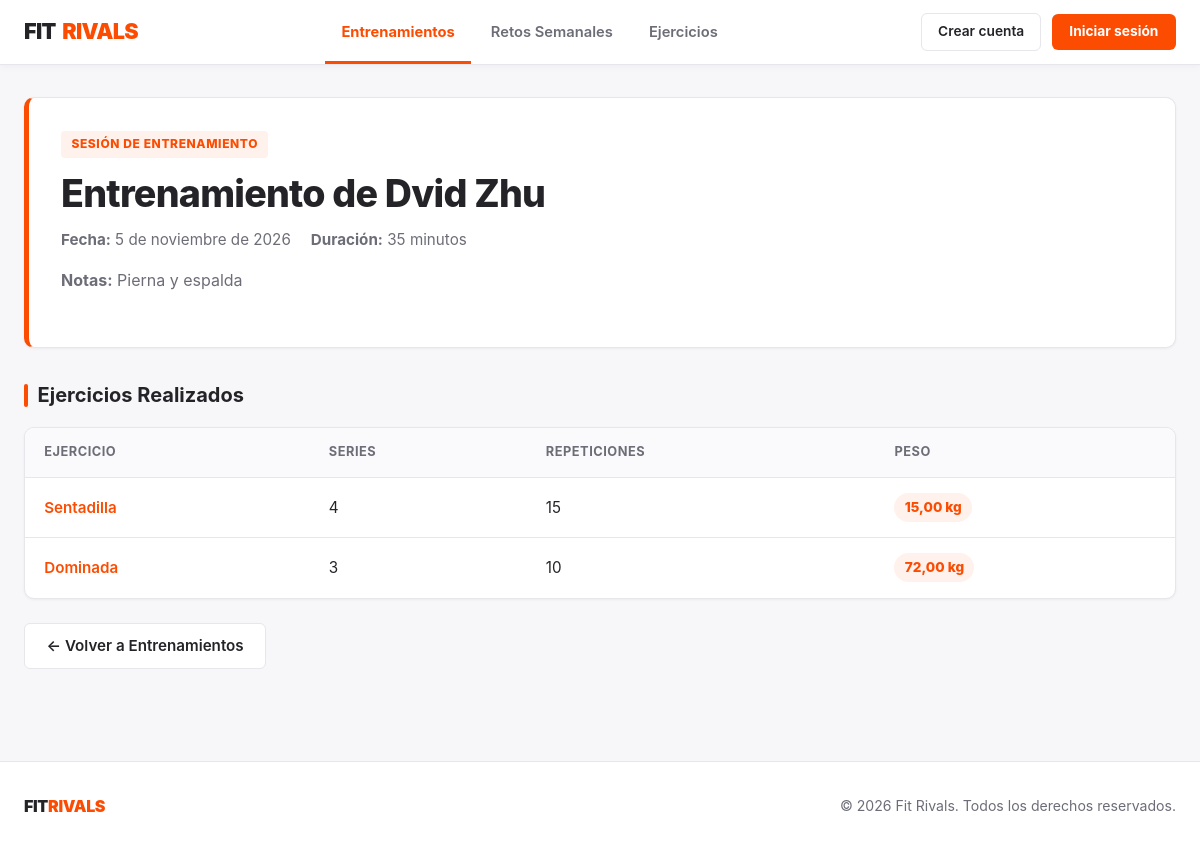
Screenshot of /entrenamientos/2/ with the database file from the repository.
### FitrivalsApp/models.py (models this page shows, shortened)
class Entrenamiento(models.Model):
    usuario = models.ForeignKey(Usuario, on_delete=models.CASCADE, related_name='entrenamientos')
    fecha = models.DateField()
    duracion_minutos = models.PositiveIntegerField(help_text="Duración en minutos")
    notas = models.TextField(blank=True, null=True)
    ejercicios = models.ManyToManyField(Ejercicio, through='EntrenamientoEjercicio')

class Usuario(models.Model):
    nombre = models.CharField(max_length=100, unique=True)
    email = models.EmailField(unique=True)
    password = models.CharField(max_length=128)
    fecha_alta = models.DateField(auto_now_add=True)
    puntos = models.IntegerField(default=0)

class EntrenamientoEjercicio(models.Model):
    entrenamiento = models.ForeignKey(Entrenamiento, on_delete=models.CASCADE)
    ejercicio = models.ForeignKey(Ejercicio, on_delete=models.CASCADE)
    series = models.PositiveIntegerField(default=3)
    repeticiones = models.PositiveIntegerField(default=10)
    peso_kg = models.DecimalField(max_digits=5, decimal_places=2, help_text="Peso en kg")

class Ejercicio(models.Model):
    GRUPOS_MUSCULARES = [
        ('PECHO', 'Pecho'),
        ('ESPALDA', 'Espalda'),
        ('PIERNA', 'Pierna'),
        ('BRAZOS', 'Brazos'),
        ('HOMBROS', 'Hombros'),
        ('CORE', 'Core'),
    ]
    DIFICULTAD_CHOICES = [
        ('FACIL', 'Fácil'),
        ('INTERMEDIO', 'Intermedio'),
        ('AVANZADO', 'Avanzado'),
    ]
    nombre = models.CharField(max_length=100)
    grupo_muscular = models.CharField(max_length=20, choices=GRUPOS_MUSCULARES)
    dificultad = models.CharField(max_length=20, choices=DIFICULTAD_CHOICES)

### FitrivalsApp/views.py (the view)
# urls.py: path('entrenamientos/<int:pk>/', views.detalle_entrenamiento, name='detalle_entrenamiento'),
def detalle_entrenamiento(request, pk):
    entrenamiento = get_object_or_404(Entrenamiento, pk=pk)
    return render(request, 'entrenamientos/detalle.html', {'entrenamiento': entrenamiento})

### FitrivalsApp/templates/entrenamientos/detalle.html (shortened to what this page needs)
{% extends 'base.html' %}
{% block content %}
    <div class="hero-card">
        <span class="badge-orange">Sesión de Entrenamiento</span>
        <h1>Entrenamiento de {{ entrenamiento.usuario.nombre }}</h1>
        <div class="meta-datos">
            <span><strong>Fecha:</strong> {{ entrenamiento.fecha }}</span>
            <span><strong>Duración:</strong> {{ entrenamiento.duracion_minutos }} minutos</span>
        </div>
        <p><strong>Notas:</strong> {{ entrenamiento.notas|default:"Sin notas" }}</p>
    </div>
    <h2>Ejercicios Realizados</h2>
    <div class="strava-table-wrapper">
        <table class="strava-table">
            <thead>
                <tr>
                    <th>Ejercicio</th>
                    <th>Series</th>
                    <th>Repeticiones</th>
                    <th>Peso</th>
                </tr>
            </thead>
            <tbody>
                {% for item in entrenamiento.entrenamientoejercicio_set.all %}
                    <tr>
                        <td>
                            <a href="{% url 'detalle_ejercicio' item.ejercicio.pk %}">
                                {{ item.ejercicio.nombre }}
                            </a>
                        </td>
                        <td>{{ item.series }}</td>
                        <td>{{ item.repeticiones }}</td>
                        <td><span class="points-badge">{{ item.peso_kg }} kg</span></td>
                    </tr>
                {% empty %}
                    <tr>
                        <td colspan="4">No hay ejercicios detallados en esta sesión.</td>
                    </tr>
                {% endfor %}
            </tbody>
        </table>
    </div>
    <div class="detalle-acciones">
        <a href="{% url 'lista_entrenamientos' %}" class="btn-secondary-strava">← Volver a Entrenamientos</a>
    </div>
{% endblock %}

### FitrivalsApp/static/css/estilos.css (style rules this page uses)
:root { --strava-orange: #FC4C02; --strava-orange-hover: #E34402; --strava-orange-soft: rgba(252, 76, 2, 0.08); --bg-page: #F7F7FA; --bg-white: #FFFFFF; --text-dark: #242428; --text-muted: #6D6D78; --border-light: #E6E6EB; --radius: 10px; --shadow-sm: 0 1px 3px rgba(0, 0, 0, 0.05); --shadow-md: 0 4px 14px rgba(0, 0, 0, 0.07); }
*, *::before, *::after { box-sizing: border-box; }
html, body { margin: 0; padding: 0; min-height: 100%; background-color: var(--bg-page); color: var(--text-dark); font-family: "Inter", system-ui, -apple-system, "Segoe UI", Roboto, Helvetica, Arial, sans-serif; font-size: 1rem; line-height: 1.55; -webkit-font-smoothing: antialiased; }
h1 { margin: 0 0 0.75rem; font-size: clamp(1.75rem, 4vw, 2.35rem); font-weight: 800; line-height: 1.2; letter-spacing: -0.02em; color: var(--text-dark); }
h2 { display: flex; align-items: center; gap: 0.6rem; margin: 2rem 0 1rem; font-size: 1.25rem; font-weight: 700; color: var(--text-dark); }
h2::before { content: ""; width: 4px; height: 1.15em; border-radius: 2px; background-color: var(--strava-orange); }
a { color: var(--strava-orange); font-weight: 600; text-decoration: none; transition: color 0.15s ease; }
.btn-secondary-strava { display: inline-flex; align-items: center; justify-content: center; gap: 0.45rem; padding: 0.65rem 1.35rem; background-color: var(--bg-white); color: var(--text-dark); font-size: 0.95rem; font-weight: 600; border: 1px solid var(--border-light); border-radius: 6px; cursor: pointer; text-decoration: none; transition: border-color 0.15s ease, background-color 0.15s ease; }
.hero-card { background-color: var(--bg-white); border: 1px solid var(--border-light); border-left: 5px solid var(--strava-orange); border-radius: var(--radius); padding: 2rem; box-shadow: var(--shadow-sm); }
.badge-orange { display: inline-block; padding: 0.25rem 0.65rem; margin-bottom: 0.85rem; background-color: var(--strava-orange-soft); color: var(--strava-orange); font-size: 0.75rem; font-weight: 800; letter-spacing: 0.05em; border-radius: 4px; text-transform: uppercase; }
.hero-card p { margin: 0 0 1.4rem; color: var(--text-muted); max-width: 650px; }
.strava-table-wrapper { background-color: var(--bg-white); border: 1px solid var(--border-light); border-radius: var(--radius); overflow-x: auto; box-shadow: var(--shadow-sm); }
.strava-table { width: 100%; border-collapse: collapse; text-align: left; font-size: 0.95rem; }
.strava-table th { padding: 0.9rem 1.2rem; background-color: #FAFAFC; border-bottom: 1px solid var(--border-light); color: var(--text-muted); font-size: 0.8rem; font-weight: 700; text-transform: uppercase; letter-spacing: 0.04em; }
.strava-table td { padding: 0.95rem 1.2rem; border-bottom: 1px solid var(--border-light); color: var(--text-dark); }
.strava-table tr:last-child td { border-bottom: none; }
.points-badge { display: inline-block; padding: 0.25rem 0.65rem; background-color: var(--strava-orange-soft); color: var(--strava-orange); font-weight: 800; font-size: 0.85rem; border-radius: 999px; }
.meta-datos { display: flex; flex-wrap: wrap; gap: 1.25rem; margin: 0.75rem 0 1rem; color: var(--text-muted); font-size: 0.95rem; }
.detalle-acciones { display: flex; flex-wrap: wrap; gap: 0.75rem; margin-top: 1.5rem; }

### FitrivalsApp/static/css/header-footer.css (style rules this page uses)
:root { --strava-orange: #FC4C02; --strava-orange-hover: #E34402; --strava-orange-soft: rgba(252, 76, 2, 0.08); --bg-page: #F7F7FA; --bg-white: #FFFFFF; --text-dark: #242428; --text-muted: #6D6D78; --border-light: #E6E6EB; }

### rows the page displays
Entrenamiento: usuario.nombre "Dvid Zhu", fecha "5 de noviembre de 2026", duracion_minutos "35", notas "Pierna y espalda"
EntrenamientoEjercicio: ejercicio.nombre "Sentadilla", series "4", repeticiones "15", peso_kg "15,00"
EntrenamientoEjercicio: ejercicio.nombre "Dominada", series "3", repeticiones "10", peso_kg "72,00"
